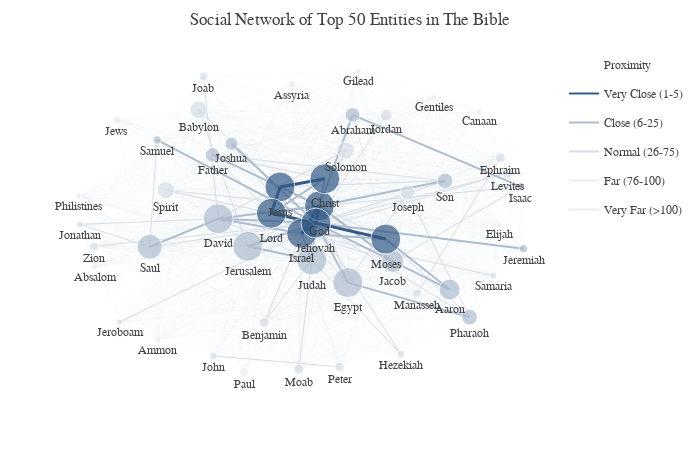

Write notebook code for a chart like this one.
### Markdown cell above
### The Social Network

Having defined the vertices and edges, we can now construct the social network.

### Code cell
# Construct the Graph
G = nx.Graph()
G.add_nodes_from(w for w,_ in vertices.items())
sorted_vertices = sorted(vertices.items(), key=operator.itemgetter(1), reverse = True)

G.add_weighted_edges_from((k[0], k[1], v) for k, v in intimacies.items())
nx.set_edge_attributes(G, values=proximities, name="proximity")



############################### Plotly Construction ###########################

# For illustrative purposes, let us show only the top 50 entities
n_show = 50
sub_G = G.subgraph(n for n, _ in sorted_vertices[:n_show])

pos = nx.spring_layout(sub_G, k=3.0)

############################### Prepare Vertices ##############################

# Construct Vertices Information for Plotly
v_plotly = {}
for node in sub_G.nodes():
    
    # Create Hover Text
    top_edges = sorted(G[node].items(),key=lambda v: v[1]["proximity"])[:5]
    appearances = vertices[node]
    connections = G.degree(node)
    hovertext = "<b>Name: </b>{}<br>".format(node) + \
                "<b>Word Appearances:</b> {:d}<br>".format(appearances) + \
                "<b># Connections:</b> {:d}<br>".format(connections) + \
                "<b>Closest Neighbors (and Proximity):</b><br>" + \
                "<br>".join("{} ({:.0f})".format(e[0], e[1]["proximity"]) for e in top_edges)
    
    v_plotly[node] = {
        "x": pos[node][0],
        "y": pos[node][1],
        "size": min(vertices[node] / 500. * 30.,30),
        "color": _d.fade_color(_d.txt_color,0.3),
        "hovertext": hovertext,
        "rank": 9999 # To determine which color to be plotted
    }

############################### Prepare Edges ##############################
e_plotly = {}

# Define Edge Groups for Plotly
edge_groups = OrderedDict([
    ("Very Close (1-5)", {
        "range": [0, 5],
        "color": _d.get_color(0),
        "linew": 3.
    }),
    ("Close (6-25)", {
        "range": [6, 25],
        "color": _d.fade_color(_d.get_color(0),0.4),
        "linew": 2.
    }),
    ("Normal (26-75)", {
        "range": [26, 75],
        "color": _d.fade_color(_d.get_color(0),0.2),
        "linew": 1.
    }),
    ("Far (76-100)", {
        "range": [76, 100],
        "color": _d.fade_color(_d.get_color(0),0.1),
        "linew": 0.75       
    }),
    ("Very Far (>100)", {
        "range": [101, math.inf],
        "color": _d.fade_color(_d.get_color(0),0.1),
        "linew": 0.25       
    })
])

def find_edge_group_item(proximity):
    for k, v in edge_groups.items():
        l_b, u_b = v["range"]
        if l_b <= proximity and proximity <= u_b:         
            return (k, v)
        
# Construct Edges for Plotly
for edge in sub_G.edges():
    
    # Get Distance and Group
    proximity = int(G[edge[0]][edge[1]]["proximity"])
    g_name, g_attrs = find_edge_group_item(proximity)
    
    # Positions
    x0, y0 = pos[edge[0]]
    x1, y1 = pos[edge[1]]
    
    e_plotly[edge[0] + "-" + edge[1]] = {
        "nodes" : [edge[0], edge[1]],
        "x": [x0, x1],
        "y": [y0, y1],
        "group": g_name,
        "color": g_attrs["color"],
        "linewidth": g_attrs["linew"],
        "proximity": proximity
    }
    
    # Update Information on Vertices End
    v_plotly[edge[0]]["rank"] = min(proximity, v_plotly[edge[0]]["rank"])
    v_plotly[edge[1]]["rank"] = min(proximity, v_plotly[edge[1]]["rank"])
  

# Update Vertices Color Based on Ranking
for k, v in v_plotly.items():
    _, g_attr = find_edge_group_item(v["rank"])
    v["color"] = g_attr["color"]

############################### Draw Elements ##############################
# Create Elements For Plotly
data = []

# Edges First So That Vertices Are In Front of Nodes
for k,v in sorted(e_plotly.items(), key=lambda e: e[1]["proximity"], reverse=True):
    data.append(py_go.Scatter(
        mode="lines",
        line=py_go.scatter.Line(
            width=v["linewidth"],
            color=v["color"]
        ),
        
        x=v["x"],
        y=v["y"],
        
        legendgroup=v["group"],
        showlegend = False,
        
        hoverinfo="none"
    ))
    
# Vertices Next
data.append(py_go.Scatter(
    mode='markers+text',
    marker=py_go.scatter.Marker(
        color=[v["color"] for _,v in v_plotly.items()],
        size=[v["size"] for _,v in v_plotly.items()]),
    textposition='bottom center',
    
    x=[v["x"] for _,v in v_plotly.items()],
    y=[v["y"] for _,v in v_plotly.items()],
    text=[k for k in v_plotly.keys()],
    
    showlegend = False,
    
    hoverinfo='text',
    hovertext= [v["hovertext"] for _,v in v_plotly.items()]
))

# Append Legends
data.append(py_go.Scatter(
                name="Proximity",
                mode="none",
                x = [0,0], y = [0,0],

                showlegend = True,

                hoverinfo="none"
            ))

data.extend([ py_go.Scatter(
                name=k,
                mode="lines",
                line=py_go.scatter.Line(
                    color=v["color"]
                ),        
                x = [0,0], y = [0,0],

                legendgroup = k,
                showlegend = True,
    
                hoverinfo="none"
            ) for k, v in edge_groups.items() ])  

# Layouts
layout = py_go.Layout(_d.py_layout)
layout["title"] = "Social Network of Top " + str(n_show) + " Entities in The Bible"
layout["title"]["x"] = 0.5
layout["width"] = 700
layout["height"] = 475
layout["hovermode"]='closest'
layout["xaxis"] = py_go.layout.XAxis(showgrid=False, zeroline=False, showticklabels=False)
layout["yaxis"] = py_go.layout.YAxis(showgrid=False, zeroline=False, showticklabels=False)
fig = py_go.Figure(data=data,layout=layout)

py.iplot(fig, config=_d.py_config)
